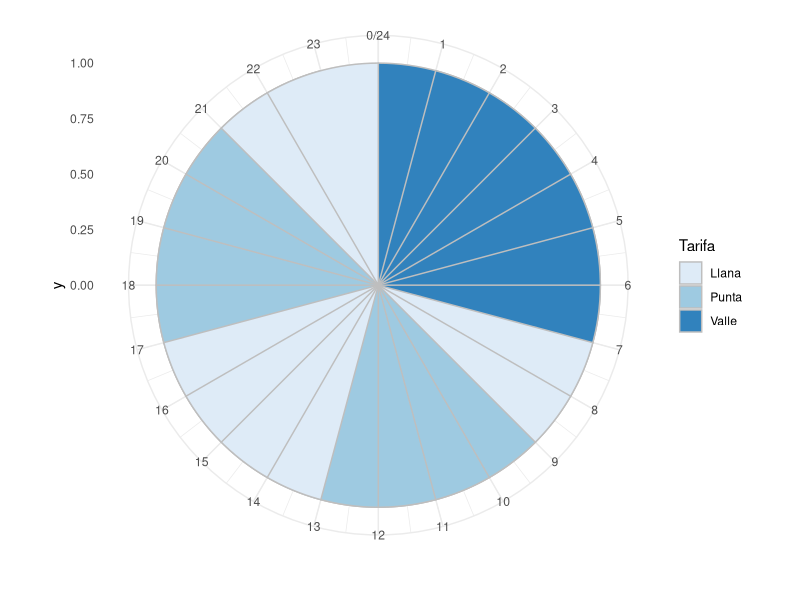

Recreate this plot in R.
# Second take
# Code from https://stackoverflow.com/questions/18648115/circular-time-plots-in-r-with-stacked-rose

horas <- read.csv("tramos2.csv",
                  header = TRUE)

library('ggplot2')

p <- ggplot(horas, aes(x = Hora, y = 1, fill = Tarifa)) +
  geom_bar(breaks = seq(0,24), width = 2, colour = 'grey', stat = 'identity') +
  theme_minimal() +
  scale_fill_brewer() +
  coord_polar(start = 0) +
  scale_x_continuous("", limits = c(0,24), breaks = seq(0,24), labels = seq(0,24))

p
